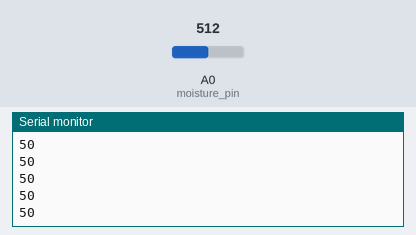
This sketch was run on a simulated Arduino Uno, built with avr-gcc and run on an emulated ATmega328P. On the bench: the last lines printed to the serial monitor. Inputs (shaded band) come from the test bench; at power-on: A0 (moisture_pin) = 512.

Above: at 1.2 s.
1.3 s: A0 (moisture_pin) set to 716
At 1.9 s:
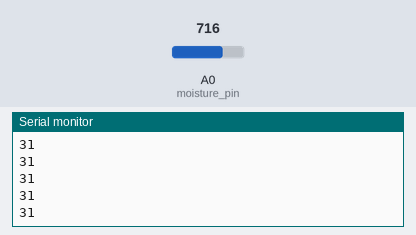
2.8 s: A0 (moisture_pin) set to 900
At 4.1 s:
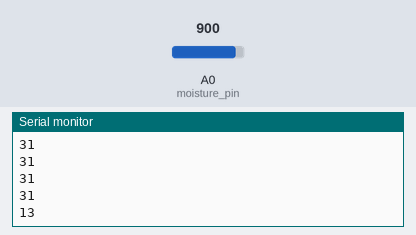
Timing chart, 0 to 5.8 s (numbered marks = the images above; inputs shaded):
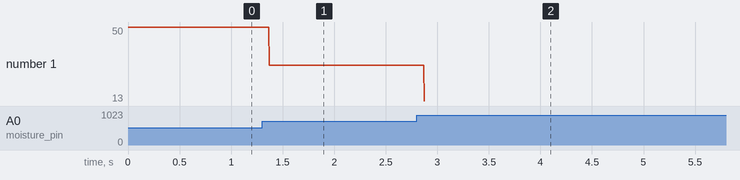

Measured:
- after the input at 1.3 s, the serial monitor: prints a new line after 0.07 s (image 1)
- after the input at 2.8 s, the serial monitor: prints a new line after 0.07 s (image 2)
- plotted number 1: 50 → 31 after the input at 1.3 s, 31 → 13 after the input at 2.8 s

The sketch:

iot_irrigation.ino
```cpp
int moisture_pin= A0; // declaring moisture sensor pin A0
int moisture; //store the moisture value.
const int limit = 20;
const int Delay = 3000;
int relayPin = 6;

void setup() {
  Serial.begin(9600); // serial transmission at 9600 baud rate
  pinMode(moisture_pin,INPUT);
  pinMode(relayPin,INPUT);
  digitalWrite(relayPin,HIGH);
}

void loop() {

  moisture= analogRead(moisture_pin); // analog read of sensor
  moisture=map(moisture,0,1024,100,0); // map readings into percentages
  Serial.println(moisture);
  if (moisture < limit) {
      digitalWrite(relayPin,LOW);
      delay(Delay);

    }else {
       digitalWrite(relayPin,HIGH);
    }
}
```
